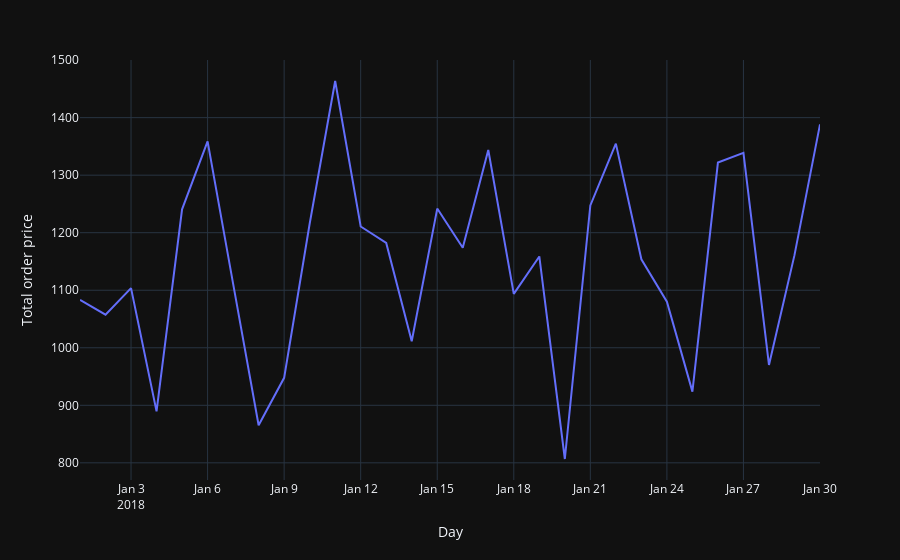

Notebook source saved alongside this figure:
### Markdown cell above
#### 2. [1 балл] Постройте график зависимости суммы покупок от дней.

### Code cell
# your code
import plotly.express as px

temp_df = df.drop_duplicates("order_id").groupby("date").agg(total_sum_day=("total_price_order", "sum")).reset_index(drop=False)

fig = px.line(
    x=temp_df["date"],
    y=temp_df["total_sum_day"]
)
fig.update_layout(xaxis_title="Day", yaxis_title="Total order price")

fig.show()

### Figure 1 — Plotly figure (JSON) as saved in the notebook; plotly's stock layout.template omitted (floating-point values rounded to 4 significant figures)
{"data": [{"hovertemplate": "x=%{x}<br>y=%{y}<extra></extra>", "legendgroup": "", "line": {"color": "#636efa", "dash": "solid"}, "marker": {"symbol": "circle"}, "mode": "lines", "name": "", "orientation": "v", "showlegend": false, "x": ["2018-01-01", "2018-01-02", "2018-01-03", "2018-01-04", "2018-01-05", "2018-01-06", "2018-01-07", "2018-01-08", "2018-01-09", "2018-01-10", "2018-01-11", "2018-01-12", "2018-01-13", "2018-01-14", "2018-01-15", "2018-01-16", "2018-01-17", "2018-01-18", "2018-01-19", "2018-01-20", "2018-01-21", "2018-01-22", "2018-01-23", "2018-01-24", "2018-01-25", "2018-01-26", "2018-01-27", "2018-01-28", "2018-01-29", "2018-01-30"], "xaxis": "x", "y": [1083.0, 1057.0, 1104.0, 889.4, 1241.0, 1359.0, 1112.0, 865.4, 947.7, 1216.0, 1464.0, 1211.0, 1182.0, 1011.0, 1242.0, 1174.0, 1344.0, 1094.0, 1159.0, 806.7, 1247.0, 1355.0, 1154.0, 1080.0, 923.8, 1322.0, 1339.0, 970.1, 1161.0, 1388.0], "yaxis": "y", "type": "scatter"}], "layout": {"xaxis": {"anchor": "y", "domain": [0.0, 1.0], "title": {"text": "Day"}}, "yaxis": {"anchor": "x", "domain": [0.0, 1.0], "title": {"text": "Total order price"}}, "legend": {"tracegroupgap": 0}, "margin": {"t": 60}}}
